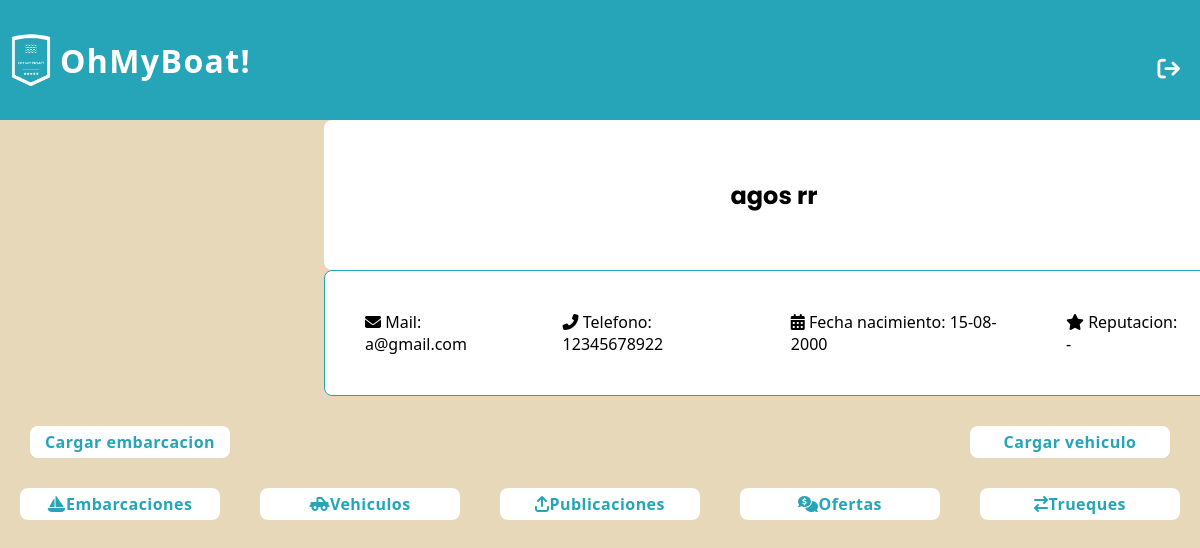
Page /usuario/69/ (signed in) on the committed database.
### usuarios/models.py (models this page shows, shortened)
class Usuario(AbstractBaseUser, PermissionsMixin):
    nombre = models.CharField(max_length=50)
    apellido = models.CharField(max_length=50)
    fecha_nacimiento = models.DateField()
    telefono = models.CharField(max_length=13)
    mail = models.EmailField(max_length=50, unique=True)
    password = models.CharField(max_length=128)
    is_staff= models.BooleanField(default=False)
    is_blocked= models.BooleanField(default=False)
    USERNAME_FIELD = 'mail'
    REQUIRED_FIELDS = ['nombre', 'apellido', 'fecha_nacimiento', 'telefono']

### usuarios/views.py (the view)
# urls.py: path('usuario/<int:id>/', views.ver_perfil, name='ver perfil'),
@login_required(login_url=reverse_lazy('home'))
def ver_perfil(request, id):
    usuario_actual = request.user
    UserModel = get_user_model()
    try:
        usuario= UserModel.objects.get(pk=id)
        if usuario.is_superuser and usuario_actual.is_superuser:
            return redirect('admin')
        elif usuario.is_staff and usuario_actual.is_staff:
            return redirect('panel empleados')
        elif usuario.is_blocked and not usuario_actual.is_superuser:
            return render(request, '404_not_found.html')
        elif usuario.is_staff:
            return render(request, '404_not_found.html')
        elif usuario.is_superuser:
            return render(request, '404_not_found.html')
        else:
            try:
                embarcaciones = Embarcacion.objects.exclude(matricula__startswith='*').filter(dueño = id)
            except Embarcacion.DoesNotExist:
                embarcaciones = []
            try:
                publicaciones = Publicacion.objects.filter(autor = id).exclude(oculta = True)
            except Publicacion.DoesNotExist:
                publicaciones = []
            try:
                vehiculos = Vehiculo.objects.exclude(patente__startswith='*').filter(dueño = id)
            except Vehiculo.DoesNotExist:
                vehiculos = []
            try:
                ofertas = Oferta.objects.filter(autor = id)
            except Oferta.DoesNotExist:
                ofertas = []
            trueques = Trueque.objects.filter(Q(usuario1_id = id) | Q(usuario2_id = id))
            puntuaciones= Puntuacion.objects.filter(user_recibio= id)
            puntuacion= 0
            for puntua in puntuaciones:
                puntuacion += puntua.calificacion
            cantidad_registros = puntuaciones.count()
            if puntuacion != 0 :
                puntuacion= puntuacion/ cantidad_registros
            else:
                puntuacion= "-"
            return render(request, 'profile.html', {
                'param': usuario,
                'embarcaciones': embarcaciones,
                'publicaciones': publicaciones,
                'vehiculos': vehiculos,
                'ofertas': ofertas,
                'trueques': trueques,
                'puntuacion': puntuacion
            })
    except UserModel.DoesNotExist:
        return render(request, '404_not_found.html')

### autenticacion/backend.py (called while the page is built)
    def get_user(self, user_id):
        UserModel = get_user_model()
        try:
            return UserModel.objects.get(pk=user_id)
        except UserModel.DoesNotExist:
            return None

### usuarios/templates/profile.html (shortened to what this page needs)
{% extends 'layouts/base.html' %}
{% load static %}
{% block style %}
    <link rel="stylesheet" type="text/css" href="{% static 'styles/profile_body.css' %}">
{% endblock %}
{% block listnav %}
    <li class="modal"><a id="cerrar-sesion" class="normal"  href=""><i class="fa-solid fa-arrow-right-from-bracket"></i></a>
    </li>
{% endblock %}
{% block content %}
    <div class="perfil-usuario-body">
        <div class="perfil-usuario-bio">
            <h3 class="titulo">{{param.nombre}} {{param.apellido}}</h3>
        </div>
        <div>
            <ul class="lista-datos">
                <li><i class="fa-sharp fa-solid fa-envelope"></i> Mail: {{param.mail}}</li>
                <li><i class="icono fas fa-phone-alt"></i> Telefono: {{param.telefono}}</li>
                {% if request.user.id == param.id %}
                <li><i class="icono fas fa-calendar-alt"></i> Fecha nacimiento:  {{ param.fecha_nacimiento|date:"d-m-Y" }}</li>
                {% endif %}
                <li><i class="fa-solid fa-star"></i> Reputacion: {{ puntuacion }}</li>
            </ul>
        </div>
        {% if request.user.id == param.id %}
            <div class="button-container">
                <a href="{% url 'cargar embarcacion' %}" class="button">Cargar embarcacion</a>
                <a href="{% url 'cargar vehiculo' %}" class="button">Cargar vehiculo</a>
            </div>
        {% endif %}
            <div class="containerIndices">
                {% if request.user.id == param.id %}
                <a href="#" id="indice1" class="button"><i class="fa-solid fa-sailboat"></i> Embarcaciones</a>
                <a href="#" id="indice2" class="button"><i class="fa-solid fa-truck-pickup"></i> Vehiculos</a>
                {% endif %}
                <a href="#" id="indice3" class="button"><i class="fa-solid fa-arrow-up-from-bracket"></i> Publicaciones</a>
                {% if request.user.id == param.id %}
                <a href="#" id="indice4" class="button"><i class="fa-solid fa-comments-dollar"></i> Ofertas</a>
                <a href="#" id="indice5" class="button"><i class="fa-solid fa-arrow-right-arrow-left"></i> Trueques</a>
                {% endif %}
            </div>
    </div>
{% endblock %}

### usuarios/static/styles/profile_body.css (style rules this page uses)
.perfil-usuario-bio { display: flex; justify-content: center; align-items: center; width: 900px; height: 150px; left: 27%; background-color: #fff; border-radius: 8px; position: relative; }
.perfil-usuario-bio h3 { font-family: Poppins, sans-serif; font-size: 24px; }
.lista-datos { background-color: #fff; width: 900px; padding: 20px; left: 27%; position: relative; border-radius: 8px; border: 1px solid #26a5b9; }
.button-container { display: flex; justify-content: space-between; margin: 30px; }
.containerIndices { width: 100%; display: flex; flex-direction: row; justify-content: space-around; flex-wrap: wrap; }

### inicio/static/styles/header.css (style rules this page uses)
* { margin: 0; padding: 0; box-sizing: border-box; font-family: 'Segoe UI', Tahoma, Geneva, Verdana, sans-serif; }
.modal { position: relative; }
ul { display: flex; list-style: none; align-items: center; }
li { margin: 20px; }
a { text-decoration: none; }
.normal { font-weight: 500; font-style: normal; font-size: 1.4em; text-decoration: none; position: relative; color: #ffff; padding-bottom: 2px; }
.normal::before { content: ""; position: absolute; bottom: 0; left: 0; width: 0; height: 3px; background-color: #ffffff; transition: width 0.3s ease; }
.normal { text-decoration: none; color: #fff; font-weight:700; }

### inicio/static/styles/aside.css (style rules this page uses)
.button { width: 200px; height: 4vh; border: none; background-color: #fff; border-radius: 8px; display: flex; justify-content: center; text-decoration: none; align-items: center; cursor: pointer; letter-spacing: 0.03em; font-weight: 600; font-style: normal; font-size: 1rem; color: #26a5b9; transition: all 0.10s; -webkit-box-shadow: 0px 0px 4px 1px rgba(255,255,255,0); -moz-box-shadow: 0px 0px 4px 1px rgba(255,255,255,0); box-shadow: 0px 0px 4px 1px rgba(255,255,255,0); }

### inicio/static/styles/index_main.css (style rules this page uses)
:root { --green: hsl(162, 45%, 56%); --lead: hsl(162, 2%, 56%); --blue: hsl(202, 89%, 71%); --text-white: hsl(0, 0%, 100%); --text-light-gray: hsl(0, 0%, 90%); --body-bg-color:hsl(200, 51%, 32%); --glass-bg-color: hsla(0, 0%, 100%, 0.05); --border-color: hsla(0, 0%, 100%, 0.25); --blur: blur(10px); --button-hover-color: hsla(0, 0%, 0%, 0.3); }
body { margin-top: 120px; background-color: #e8d8ba; }

### rows in the picture
Usuario: nombre "agos", apellido "rr", mail "a@gmail.com", telefono "12345678922", fecha_nacimiento "15-08-2000"

### other values in the picture
{{ puntuacion }} "-"
